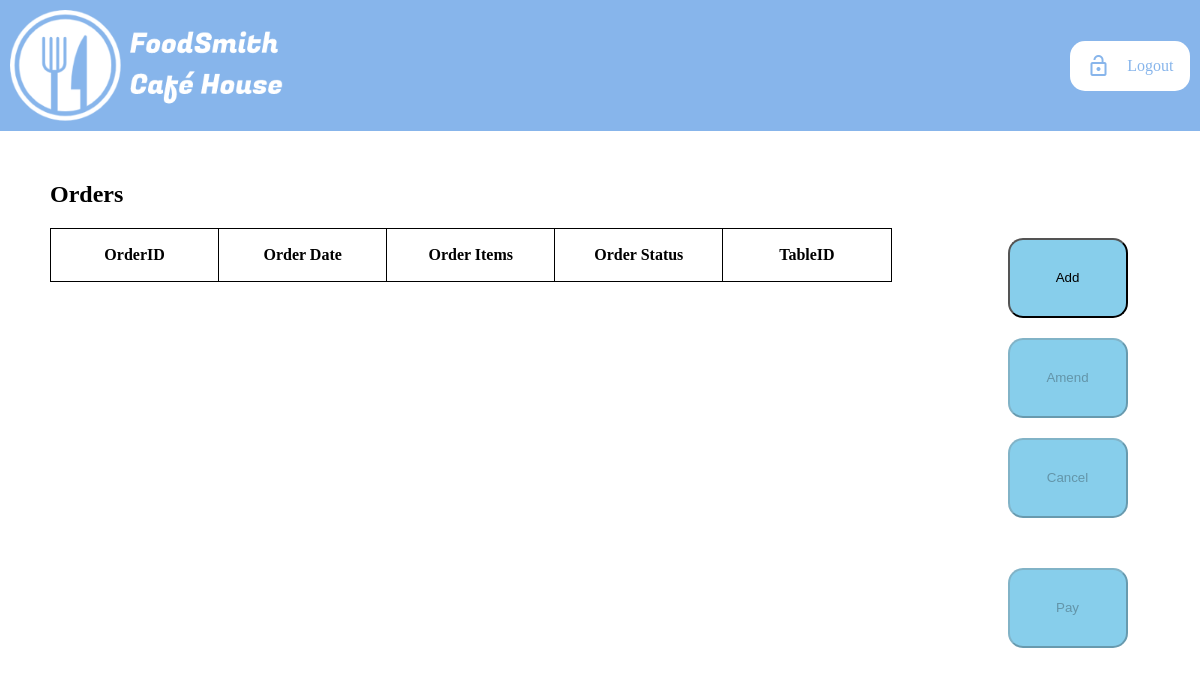
Before: /orders/index.php with the older database file.
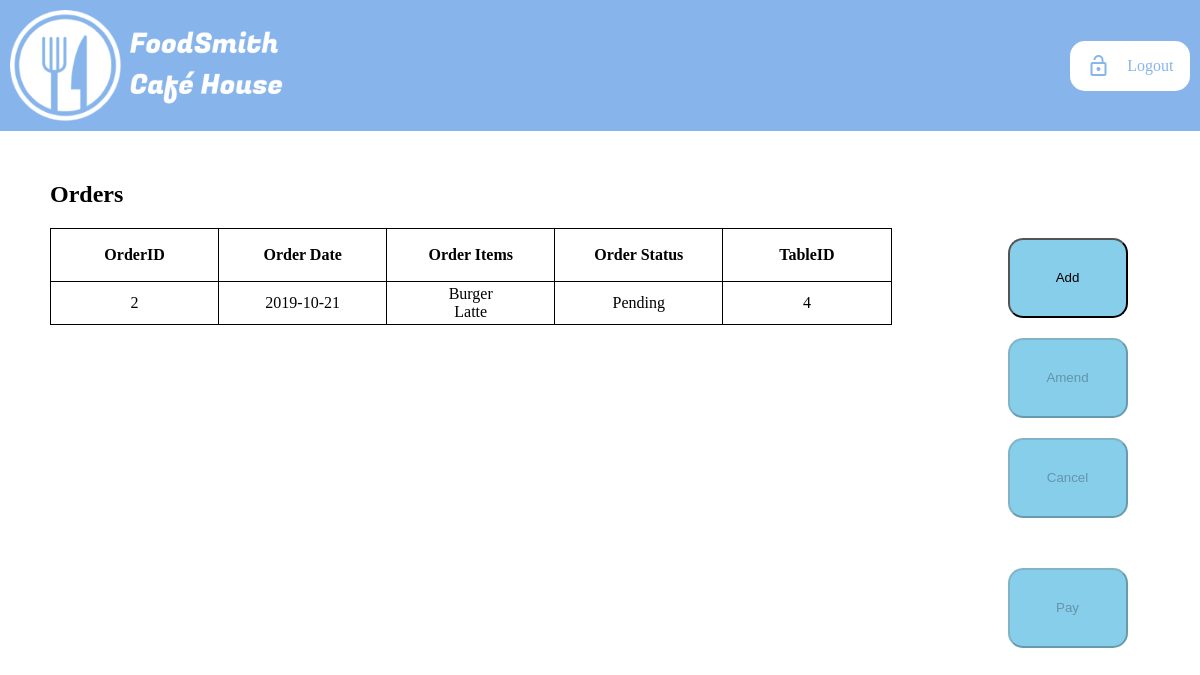
After: the same page with the newer database file.
### tables this page shows
CREATE TABLE `orderlist` (
  `orderID` int(11) NOT NULL,
  `orderDate` date NOT NULL,
  `itemList` text NOT NULL,
  `itemQuantity` text NOT NULL,
  `itemRemarks` text NOT NULL,
  `totalPrice` float NOT NULL,
  `orderStatus` enum('Completed','Cancelled','Pending') NOT NULL,
  `couponCode` varchar(10) DEFAULT NULL,
  `tableID` int(11) NOT NULL
);

### orders/index.php (the view, shortened to what this page needs)
<!DOCTYPE html>
<html lang="en">
<head>
	<link rel="stylesheet" href="orders_style.css">
<?php
	include_once ($_SERVER['DOCUMENT_ROOT']."/template/header.php");
?>
	<article>
		<h1>Orders</h1>
		<div id='article-elements'>
			<div id='left-order-list'>
				<table id="order-table">
					<tr>
						<th>OrderID</th>
						<th>Order Date</th>
						<th>Order Items</th>
						<th>Order Status</th>
						<th>TableID</th>
					</tr>
				<?php
					include_once ($_SERVER['DOCUMENT_ROOT']."/db_conn.php");
					$orderListQuery = "SELECT * FROM orderList";
					$orderListResult = $conn->query($orderListQuery);
					while ($orderListRow = $orderListResult->fetch_assoc())
					{
						if($orderListRow["orderStatus"] == "Pending")
							echo "<tr class='list-items'><td>" . $orderListRow["orderID"] . "</td><td>" .
							$orderListRow["orderDate"] . "</td><td>" . nl2br($orderListRow["itemList"]) . "</td><td>" .
							$orderListRow["orderStatus"] . "</td><td>" .
							$orderListRow["tableID"] . "</td></tr>";
					}
					echo "</table>";
				?>
			</div>
			<div id='right-btns'>
				<button id='add-button' onclick="window.location.href='/order'">
					<p>Add</p>
				</button>
				<button id='amend-button'>
					<p>Amend</p>
				</button>
				<button id='cancel-button'>
					<p>Cancel</p>
				</button>
				<button id='pay-button'>
					<p>Pay</p>
				</button>
			</div>
		</div>
	</article>
</body>

Changed rows visible on the page:
added orderlist: orderID "2", orderDate "2019-10-21", itemList "Burger Latte", orderStatus "Pending", tableID "4"
